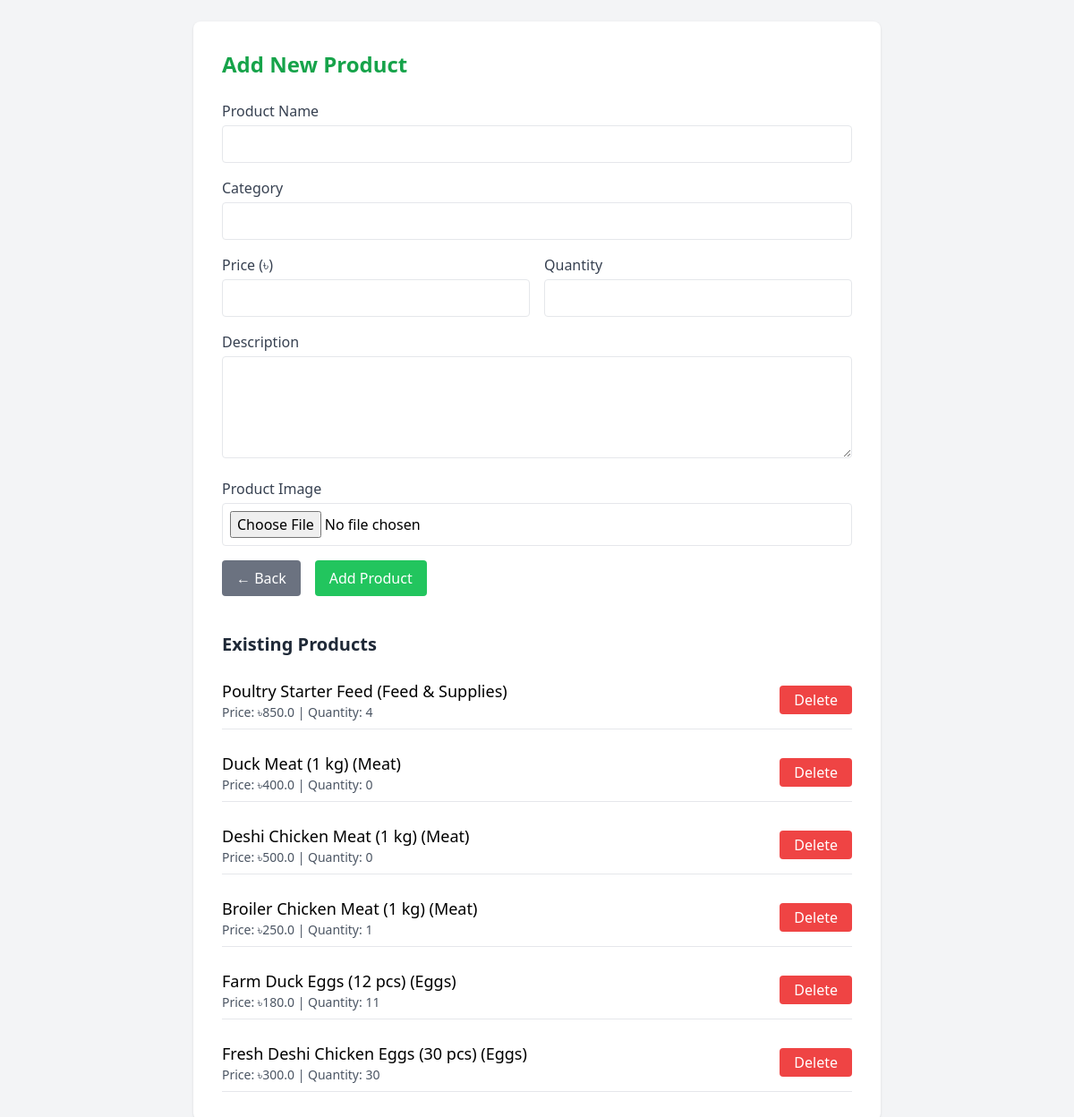
The page /add-product (signed in) on the database as committed earlier.
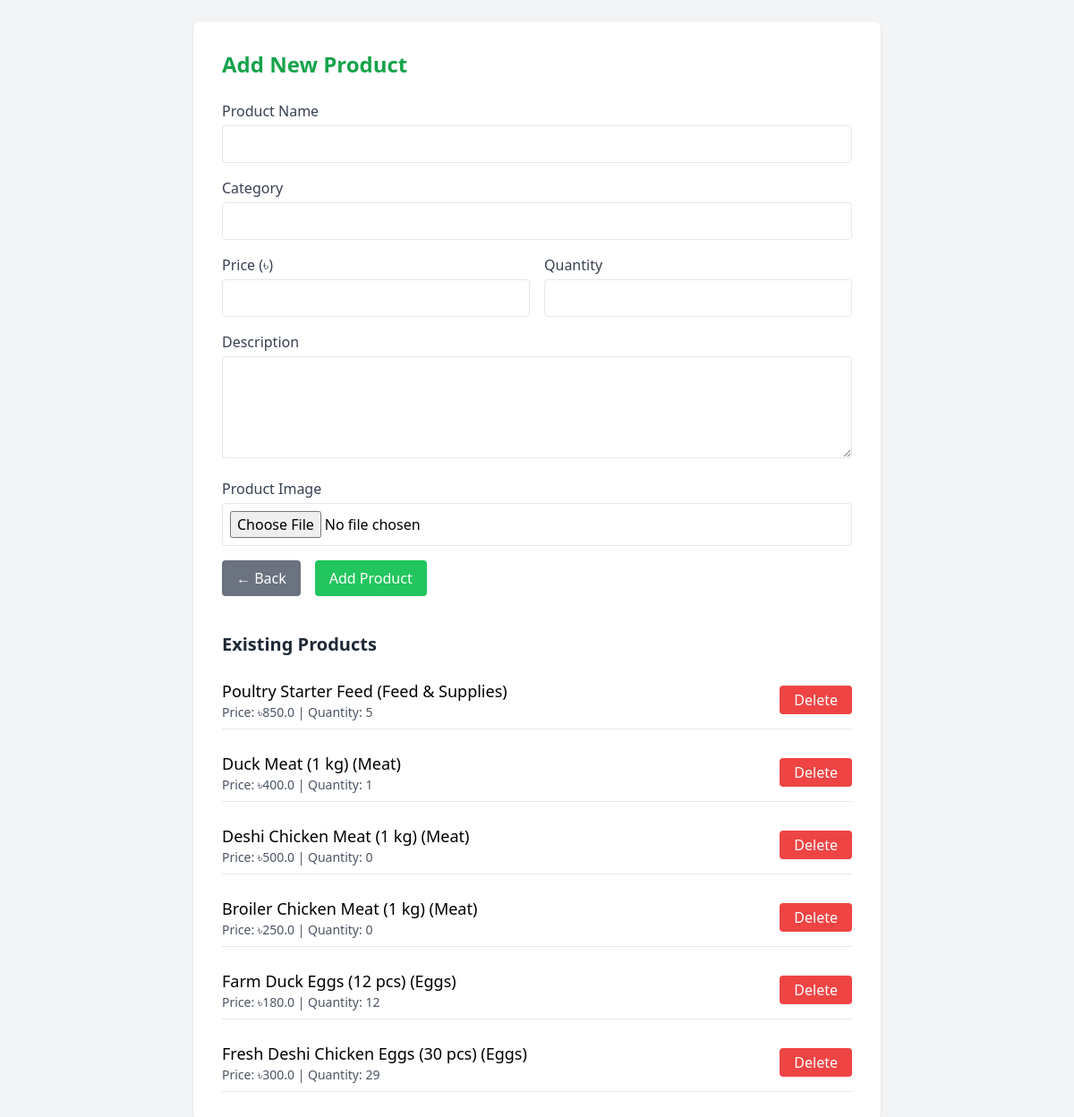
The same page on the database as committed later.
### models.py (models this page shows, shortened)
class Product(db.Model):
    id = db.Column(db.Integer, primary_key=True)
    name = db.Column(db.String(100), nullable=False)
    category = db.Column(db.String(100), nullable=False)
    quantity = db.Column(db.Integer, nullable=False)
    unit_price = db.Column(db.Float, nullable=False)
    product_description = db.Column(db.String(200), nullable=True)
    image = db.Column(db.String(100), nullable=True)  # Add this line for the image
    added_by = db.Column(db.Integer, db.ForeignKey('user.id'), nullable=False)

### app.py (the view, shortened to what this page needs)
@app.route('/add-product', methods=['GET', 'POST'])
def add_product():
    user_id = session.get('user_id')
    if not user_id:
        return redirect(url_for('login'))
    user = db.session.get(User, user_id)
    if not user:
        return redirect(url_for('login'))
    products = Product.query.order_by(Product.id.desc()).all()
    return render_template('add-product.html', user=user, products=products)

### templates/add-product.html (shortened to what this page needs)
<!DOCTYPE html>
<html lang="en">
<head>
  <script src="https://cdn.tailwindcss.com"></script>
</head>
<body class="bg-gray-100 min-h-screen p-6">
  <div class="max-w-3xl mx-auto bg-white p-8 rounded-lg shadow">
    <h2 class="text-2xl font-bold text-green-600 mb-6">Add New Product</h2>
    <form action="/add-product" method="POST" enctype="multipart/form-data" class="space-y-4">
      <div>
        <label class="block text-gray-700 mb-1">Product Name</label>
        <input type="text" name="name" class="w-full p-2 border rounded" required>
      </div>
      <div>
        <label class="block text-gray-700 mb-1">Category</label>
        <input type="text" name="category" class="w-full p-2 border rounded" required>
      </div>
      <div class="grid grid-cols-2 gap-4">
        <div>
          <label class="block text-gray-700 mb-1">Price (৳)</label>
          <input type="number" step="0.01" name="unit_price" class="w-full p-2 border rounded" required>
        </div>
        <div>
          <label class="block text-gray-700 mb-1">Quantity</label>
          <input type="number" name="quantity" class="w-full p-2 border rounded" required>
        </div>
      </div>
      <div>
        <label class="block text-gray-700 mb-1">Description</label>
        <textarea name="product_description" class="w-full p-2 border rounded" rows="4"></textarea>
      </div>
      <div>
        <label class="block text-gray-700 mb-1">Product Image</label>
        <input type="file" name="image" class="w-full p-2 border rounded">
      </div>
      <div class="flex space-x-4">
        <a href="{{ url_for('admin_panel') if user.role == 'admin' else url_for('manager_dashboard') }}" class="bg-gray-500 text-white px-4 py-2 rounded hover:bg-gray-600">← Back</a>
        <button type="submit" class="bg-green-500 text-white px-4 py-2 rounded hover:bg-green-600">Add Product</button>
      </div>
    </form>
    <h3 class="text-xl font-semibold text-gray-800 mt-10">Existing Products</h3>
    <div class="mt-4 space-y-4">
      {% for product in products %}
      <div class="flex justify-between items-center border-b py-2">
        <div class="flex-1">
          <p class="text-lg font-medium">{{ product.name }} ({{ product.category }})</p>
          <p class="text-sm text-gray-600">Price: ৳{{ product.unit_price }} | Quantity: {{ product.quantity }}</p>
        </div>
        <div class="flex space-x-4">
          <form action="/delete-product/{{ product.id }}" method="POST" onsubmit="return confirm('Are you sure you want to delete this product?');">
            <button type="submit" class="bg-red-500 text-white px-4 py-1 rounded hover:bg-red-600">Delete</button>
          </form>
        </div>
      </div>
      {% else %}
      <p class="text-gray-500">No products available.</p>
      {% endfor %}
    </div>
  </div>
</body>
</html>

Rows that differ between the two databases and show on the page:
changed Product "Poultry Starter Feed": quantity "4" → "5"
changed Product "Duck Meat (1 kg)": quantity "0" → "1"
changed Product "Broiler Chicken Meat (1 kg)": quantity "1" → "0"
changed Product "Farm Duck Eggs (12 pcs)": quantity "11" → "12"
changed Product "Fresh Deshi Chicken Eggs (30 pcs)": quantity "30" → "29"
